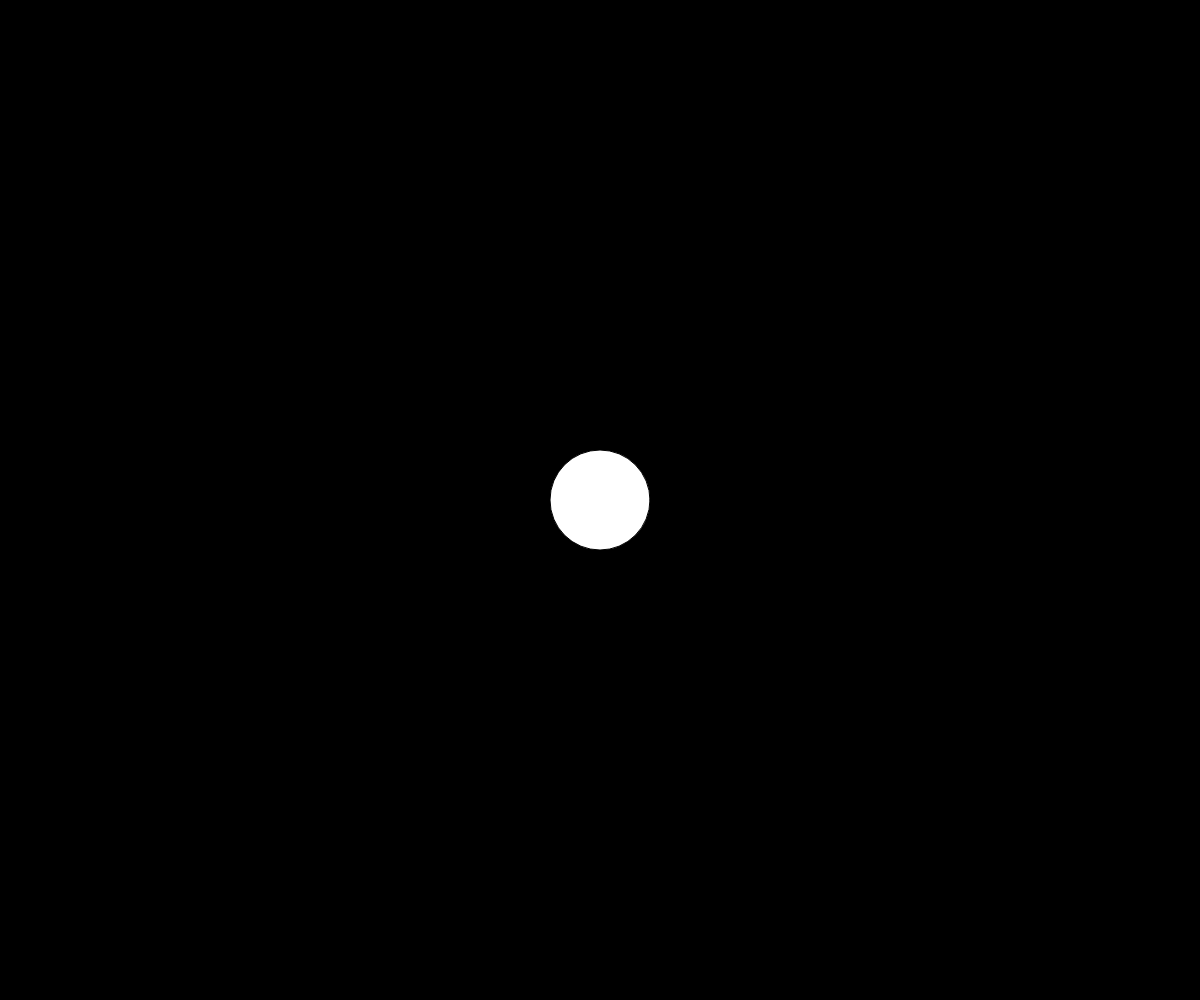
Frame 1 (no input)
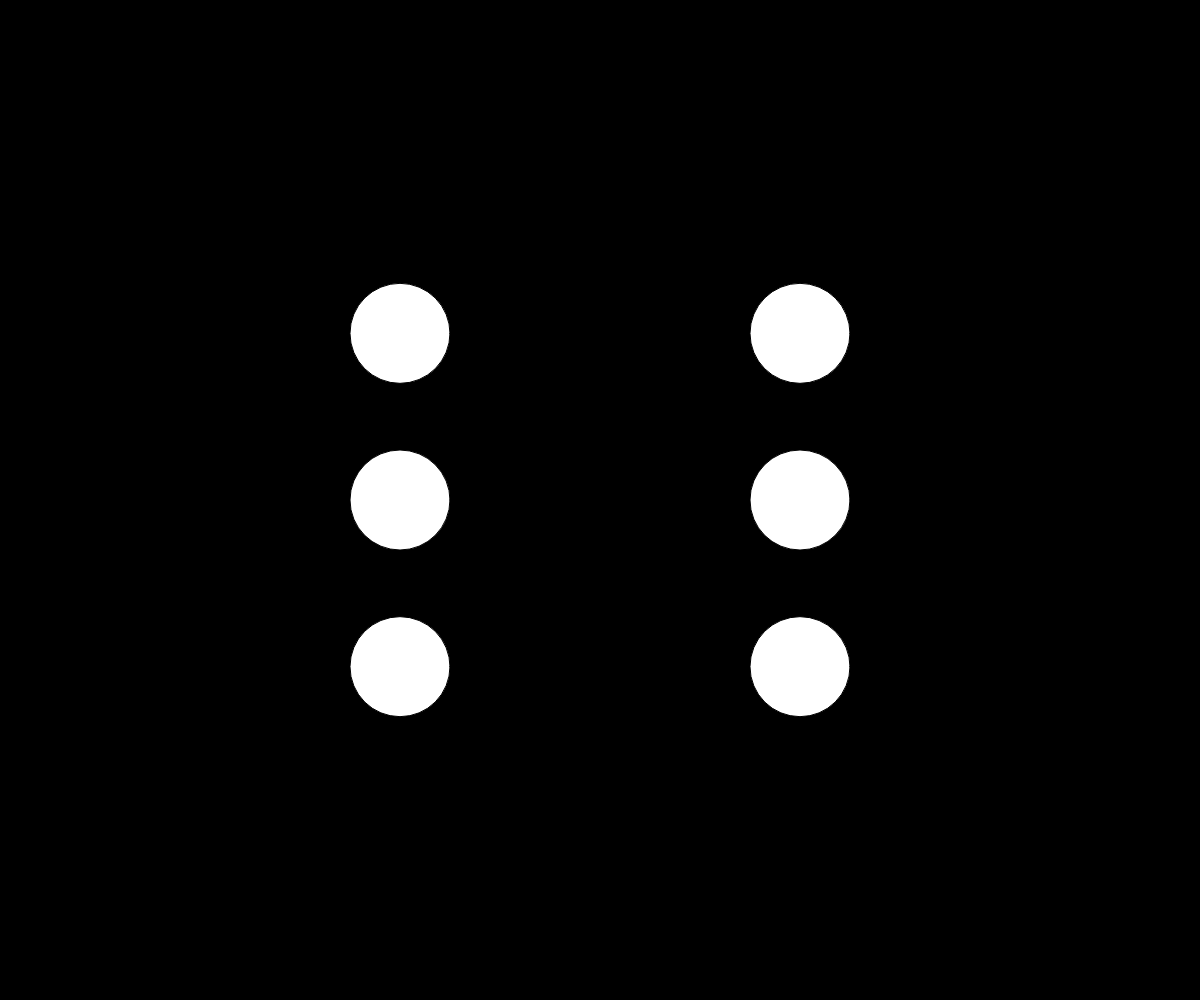
Frame 60 (no input)
Frame 120 (the mouse pressed at the canvas centre since frame 60): identical to frame 60, image omitted

The p5.js sketch that drew these frames (run headless with seeded random() and noise() and a simulated clock; from frame 60 on, the mouse is pressed at the canvas centre):

// p5.js sketch
// ── sketch.js
var timer = 0;
var myState = 0;
var roll = 0;
var x = 0;
var result = 1000;
var timer2 = 0;
let value = 0;
let threshold = 30;
function setup() {
  setShakeThreshold(threshold);
  createCanvas (windowWidth, windowHeight);
  // put setup code here
}

function draw() {
  ellipseMode(CENTER);
setShakeThreshold(threshold);
  // put drawing code here
  switch(myState) {
    case 0:
    background(0);
    ellipse(windowWidth/2, windowHeight/2, 100, 100);
    break;

    case 1:
    background(0);
    ellipse(windowWidth/3, windowHeight/3, 100, 100);
    ellipse(windowWidth*2/3, windowHeight*2/3, 100, 100);
    break;

    case 2:
    background(0);
    ellipse(windowWidth/3, windowHeight/3, 100, 100);
    ellipse(windowWidth*2/3, windowHeight*2/3, 100, 100);
    ellipse(windowWidth/2, windowHeight/2, 100, 100);
    break;

    case 3:
    background(0);
    ellipse(windowWidth*2/3, windowHeight/3, 100, 100);
    ellipse(windowWidth/3, windowHeight*2/3, 100, 100);
    ellipse(windowWidth/3, windowHeight/3, 100, 100);
    ellipse(windowWidth*2/3, windowHeight*2/3, 100, 100);
    break;

    case 4:
    background(0);
    ellipse(windowWidth*2/3, windowHeight/3, 100, 100);
    ellipse(windowWidth/3, windowHeight*2/3, 100, 100);
    ellipse(windowWidth/3, windowHeight/3, 100, 100);
    ellipse(windowWidth*2/3, windowHeight*2/3, 100, 100);
    ellipse(windowWidth/2, windowHeight/2, 100, 100);
    break;

    case 5:
    background(0);
    ellipse(windowWidth*2/3, windowHeight/3, 100, 100);
    ellipse(windowWidth/3, windowHeight*2/3, 100, 100);
    ellipse(windowWidth/3, windowHeight/3, 100, 100);
    ellipse(windowWidth*2/3, windowHeight*2/3, 100, 100);
    ellipse(windowWidth/3, windowHeight/2, 100, 100);
    ellipse(windowWidth*2/3, windowHeight/2, 100, 100);
    break;
  }

  switch(roll) {
  case 0:
  result = 1;

  break;

  case 1:
  result = 5;
  break;

  case 2:
  result = 25;
  break;

  case 3:
  result = 50;
  break;

  case 4:
  result = 100;
  break;

  case 5:
  result = 10000;
  break;

  case 6:
  result = 1;

  break;
}
timer = timer + 1;
timer2 = timer2 + 1;

if (timer > result){
  timer = 0;
  myState = myState + 1;
}

if (timer2 > 100) {
  roll = roll + 1;
  timer2 = 0;
}

  if (myState > 5){
    myState = 0;
  }

 if (result > 200) {
   result = 0;
 }
if (roll > 5) {
  result = 10000;
}
}

function mousePressed () {

roll = 0;
timer2 = 0;

 }

 function deviceShaken  () {

 roll = 0;
 timer2 = 0;

  }
